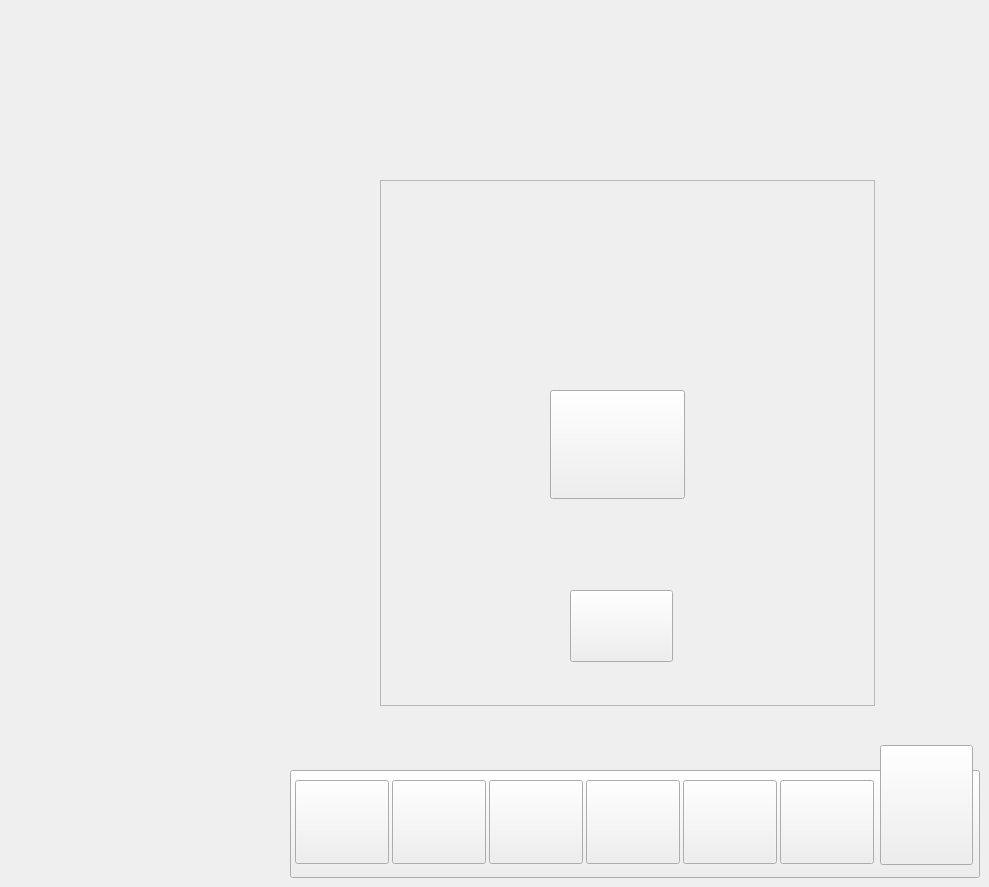
     <widget class="QWidget" name="SampleSelection02">
      <property name="styleSheet">
       <string notr="true">#SampleSelection02{

        border-image: url(:/PNG/New BG 2.jpg);
}</string>
      </property>
      <widget class="QFrame" name="frame">
       <property name="geometry">
        <rect>
         <x>380</x>
         <y>180</y>
         <width>495</width>
         <height>526</height>
        </rect>
       </property>
       <property name="styleSheet">
        <string notr="true">#frame{
border-image: url(:/PNG/Asset 21.png);
}</string>
       </property>
       <property name="frameShape">
        <enum>QFrame::Shape::StyledPanel</enum>
       </property>
       <property name="frameShadow">
        <enum>QFrame::Shadow::Raised</enum>
       </property>
       <widget class="QPushButton" name="FL2_SS01">
        <property name="geometry">
         <rect>
          <x>170</x>
          <y>210</y>
          <width>135</width>
          <height>109</height>
         </rect>
        </property>
        <property name="styleSheet">
         <string notr="true">#FL2_SS01{


        border-image: url(:/Image/bbbbb.png);
}</string>
        </property>
        <property name="text">
         <string/>
        </property>
       </widget>
       <widget class="QPushButton" name="Next_SS02">
        <property name="geometry">
         <rect>
          <x>190</x>
          <y>410</y>
          <width>103</width>
          <height>72</height>
         </rect>
        </property>
        <property name="styleSheet">
         <string notr="true">#Next_SS02{
border-image: url(:/PNG/Asset 20.png);
}</string>
        </property>
        <property name="text">
         <string/>
        </property>
       </widget>
      </widget>
      <widget class="QPushButton" name="SolidBG_13">
       <property name="geometry">
        <rect>
         <x>290</x>
         <y>770</y>
         <width>690</width>
         <height>108</height>
        </rect>
       </property>
       <property name="styleSheet">
        <string notr="true">border-image: url(:/PNG/Asset 2.png);</string>
       </property>
       <property name="text">
        <string/>
       </property>
      </widget>
      <widget class="QPushButton" name="RS_SS02">
       <property name="geometry">
        <rect>
         <x>489</x>
         <y>780</y>
         <width>94</width>
         <height>84</height>
        </rect>
       </property>
       <property name="styleSheet">
        <string notr="true">border-image: url(:/PNG/Asset 9.png);</string>
       </property>
       <property name="text">
        <string/>
       </property>
      </widget>
      <widget class="QPushButton" name="OS_SS02">
       <property name="geometry">
        <rect>
         <x>295</x>
         <y>780</y>
         <width>94</width>
         <height>84</height>
        </rect>
       </property>
       <property name="styleSheet">
        <string notr="true">border-image: url(:/PNG/Asset 7.png);</string>
       </property>
       <property name="text">
        <string/>
       </property>
      </widget>
      <widget class="QPushButton" name="DS_SS02">
       <property name="geometry">
        <rect>
         <x>392</x>
         <y>780</y>
         <width>94</width>
         <height>84</height>
        </rect>
       </property>
       <property name="styleSheet">
        <string notr="true">border-image: url(:/PNG/Asset 8.png);</string>
       </property>
       <property name="text">
        <string/>
       </property>
      </widget>
      <widget class="QPushButton" name="SS_SS02">
       <property name="geometry">
        <rect>
         <x>880</x>
         <y>745</y>
         <width>93</width>
         <height>120</height>
        </rect>
       </property>
       <property name="styleSheet">
        <string notr="true">border-image: url(:/PNG/Asset 111.png);</string>
       </property>
       <property name="text">
        <string/>
       </property>
      </widget>
      <widget class="QPushButton" name="M_SS02">
       <property name="geometry">
        <rect>
         <x>586</x>
         <y>780</y>
         <width>94</width>
         <height>84</height>
        </rect>
       </property>
       <property name="styleSheet">
        <string notr="true">border-image: url(:/PNG/Asset 10.png);</string>
       </property>
       <property name="text">
        <string/>
       </property>
      </widget>
      <widget class="QPushButton" name="NS_SS02">
       <property name="geometry">
        <rect>
         <x>683</x>
         <y>780</y>
         <width>94</width>
         <height>84</height>
        </rect>
       </property>
       <property name="styleSheet">
        <string notr="true">border-image: url(:/PNG/Asset 11.png);</string>
       </property>
       <property name="text">
        <string/>
       </property>
      </widget>
      <widget class="QPushButton" name="ES_SS02">
       <property name="geometry">
        <rect>
         <x>780</x>
         <y>780</y>
         <width>94</width>
         <height>84</height>
        </rect>
       </property>
       <property name="styleSheet">
        <string notr="true">border-image: url(:/PNG/Asset 12.png);</string>
       </property>
       <property name="text">
        <string/>
       </property>
      </widget>
     </widget>
